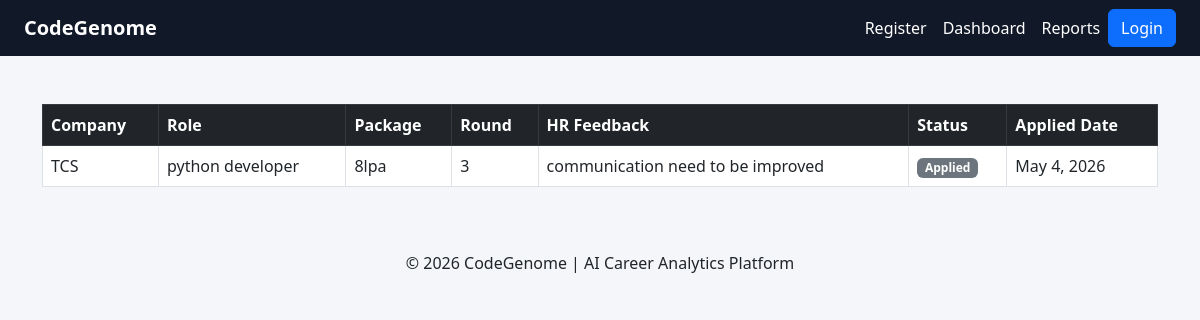
/placement-tracker/4/, run on the app's committed database.
### analyzer/models.py (models this page shows, shortened)
class PlacementTracker(models.Model):
    student = models.ForeignKey(
        Student,
        on_delete=models.CASCADE
    )
    company_name = models.CharField(
        max_length=100
    )
    role = models.CharField(
        max_length=100
    )
    package = models.CharField(
        max_length=50
    )
    interview_round = models.CharField(
        max_length=100
    )
    hr_feedback = models.TextField()
    status = models.CharField(
        max_length=50,
        choices=STATUS_CHOICES,
        default='Applied'
    )
    applied_date = models.DateField()

### analyzer/views.py (the view)
# urls.py: path( 'placement-tracker/<int:student_id>/', views.placement_tracker, name='placement_tracker'),
def placement_tracker(request, student_id):
    student = Student.objects.get(
        id=student_id
    )
    placements = PlacementTracker.objects.filter(
        student=student
    ).order_by('-applied_date')
    total_applications = placements.count()
    selected_count = placements.filter(
        status='Selected'
    ).count()
    rejected_count = placements.filter(
        status='Rejected'
    ).count()
    inprogress_count = placements.filter(
        status='In Progress'
    ).count()
    success_rate = 0
    if total_applications > 0:
        success_rate = round(
            (selected_count / total_applications) * 100,
            2
        )
    context = {
        'student': student,
        'placements': placements,
        'total_applications': total_applications,
        'selected_count': selected_count,
        'rejected_count': rejected_count,
        'inprogress_count': inprogress_count,
        'success_rate': success_rate
    }
    return render(
        request,
        'analyzer/placement_tracker.html',
        context
    )

### analyzer/templates/analyzer/placement_tracker.html (shortened to what this page needs)
{% extends 'analyzer/base.html' %}
{% block content %}
       <table class="table table-bordered table-hover">
    <tr class="table-dark">
        <th>
            Company
        </th>
        <th>
            Role
        </th>
        <th>
            Package
        </th>
        <th>
            Round
        </th>
        <th>
            HR Feedback
        </th>
        <th>
            Status
        </th>
        <th>
            Applied Date
        </th>
    </tr>
    {% for item in placements %}
    <tr>
        <td>
            {{ item.company_name }}
        </td>
        <td>
            {{ item.role }}
        </td>
        <td>
            {{ item.package }}
        </td>
        <td>
            {{ item.interview_round }}
        </td>
        <td>
            {{ item.hr_feedback }}
        </td>
        <td>
            {% if item.status == 'Selected' %}
                <span class="badge bg-success">
                    Selected
                </span>
            {% elif item.status == 'Rejected' %}
                <span class="badge bg-danger">
                    Rejected
                </span>
            {% elif item.status == 'Technical Round' %}
                <span class="badge bg-primary">
                    Technical Round
                </span>
            {% elif item.status == 'HR Round' %}
                <span class="badge bg-info">
                    HR Round
                </span>
            {% elif item.status == 'Interview Scheduled' %}
                <span class="badge bg-warning text-dark">
                    Interview Scheduled
                </span>
            {% else %}
                <span class="badge bg-secondary">
                    Applied
                </span>
            {% endif %}
        </td>
        <td>
            {{ item.applied_date }}
        </td>
    </tr>
    {% endfor %}
</table>
    </div>
{% endblock %}

### analyzer/templates/analyzer/base.html (style rules this page uses)
body { background-color: #f4f6f9; }

### data on the page
PlacementTracker: company_name "TCS", role "python developer", package "8lpa", interview_round "3", hr_feedback "communication need to be improved", status "Applied", applied_date "May 4, 2026"
